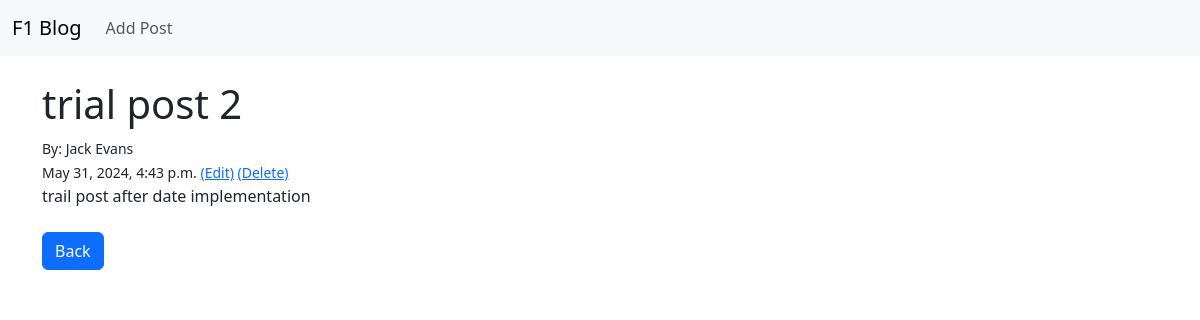
Page /article/5 on the committed database.
### blog/models.py (models this page shows, shortened)
class Post(models.Model):
    title = models.CharField(max_length=255)
    title_tag = models.CharField(max_length=255, default="F1 blog")
    author = models.ForeignKey(User, on_delete=models.CASCADE)
    body = models.TextField()
    timestamp = models.DateTimeField(auto_now_add=True)
    post_date = models.DateField(auto_now_add=True)

### blog/views.py (the view)
# urls.py: path("article/<int:pk>", Article.as_view(), name="article-details"),
class Article(DetailView):
    model = Post
    template_name = "article.html"

### blog/templates/article.html
{% extends 'base.html' %} {% block content %}
<h1>{{ post.title }}</h1>
<small
  >By: {{ post.author.first_name }} {{ post.author.last_name}}<br />
  {{ post.timestamp }}
  <a href="{% url 'edit_post' post.pk %}">(Edit)</a>
  <a href="{% url 'delete_post' post.pk %}">(Delete)</a> </small
><br />
{{ post.body }}
<br /><br />
<a href="{% url 'home' %}" class="btn btn-primary">Back</a>
{% endblock %}

### rows in the picture
Post: title "trial post 2", author.first_name "Jack", author.last_name "Evans", timestamp "May 31, 2024, 4:43 p.m.", body "trail post after date implementation"
